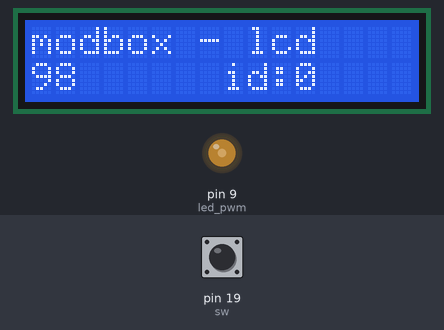
The sketch below on a simulated Arduino Uno, built with avr-gcc and run on an emulated ATmega328P. On the bench: 16×2 character LCD, output pins drawn as LEDs (lit = HIGH). The inputs (shaded band) are chosen by the test bench; at power-on: pin 19 (sw) LOW.

Above: at 1.13 s.
1.4 s: pin 19 (sw) pulled HIGH for 0.15 s
At 1.74 s:
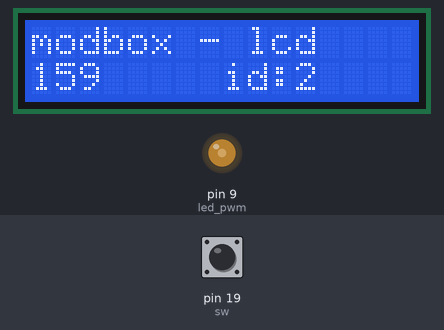
2.1 s: pin 19 (sw) pulled HIGH for 1 s
At 2.34 s:
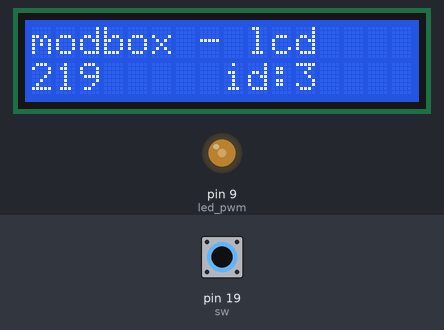
3.7 s: pin 19 (sw) pulled HIGH for 0.15 s
At 4.15 s:
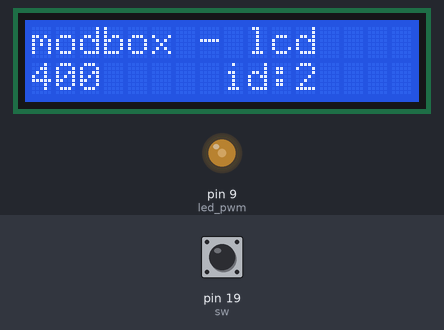
4.4 s: pin 19 (sw) pulled HIGH for 1 s
At 4.75 s:
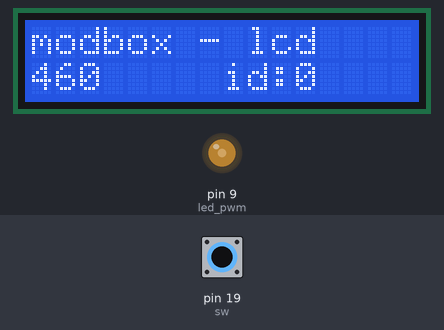
Timing chart, 0 to 7.0 s (numbered marks = the images above; inputs shaded):
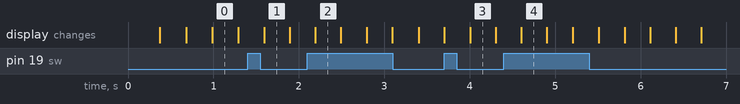

The sketch:

lcd-test.ino
```cpp
/*

pd2 -> 2/int0
pd1 -> 1
pd0 -> 0
pc5 -> scl
pc4 -> sda
pc3 -> 20/A3
pc2 -> 19/A2
pc1 -> 18/A1
pc0 -> 17/A0
pc7 -> 16
pa0 -> 23/A6
pa1 -> 24/A7
pb5 -> 13/sck
pb4 -> 12/miso
pb3 -> 11/mosi
pb2 -> 10/ss
pb1 -> 9
pb0 -> 8
pd7 -> 7
pd6 -> 6
pd5 -> 5
pb7 -> 15
pb6 -> 14
pa3 -> 26
pa2 -> 25
pd4 -> 4
pd3 -> 3/int1

*/
// include the library code:
#include <LiquidCrystal.h>


const int led_pwm = 9;
const int rs = 14;
const int en = 15;
const int d4 = 5;
const int d5 = 6;
const int d6 = 7;
const int d7 = 8;

LiquidCrystal lcd(rs, en, d4, d5, d6, d7);

const int sw = 19;

void setup()
{
    TCCR1B = _BV(CS10) | _BV(WGM12);

    lcd.begin(16,2);
    lcd.print("modbox - lcd");

    // fade in
    for(int i = 0; i < 100; i ++)
    {
        analogWrite(led_pwm, i);
        delay(1);
    }

    pinMode(sw, INPUT);
//    digitalWrite(sw, false);

}

int count = 0;
int id = 0;

void loop()
{
    if(digitalRead(sw))
    {
        count ++;
        if(count > 200)
            count = 0;
        id = count / 50;
        // capacitance on pin keeps it pressed, so turn it into a low output for a moment
        pinMode(sw, OUTPUT);
        digitalWrite(sw, false);
        pinMode(sw, INPUT);
    }
    lcd.setCursor(0, 1);
    lcd.print(millis() / 10);
    lcd.setCursor(8, 1);
    lcd.print("id:");
    lcd.print(id);
}
```
